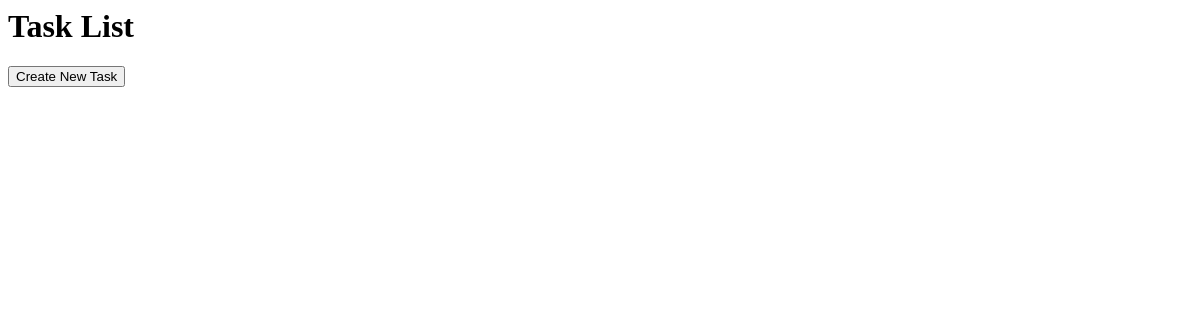
The app's page /, older data.
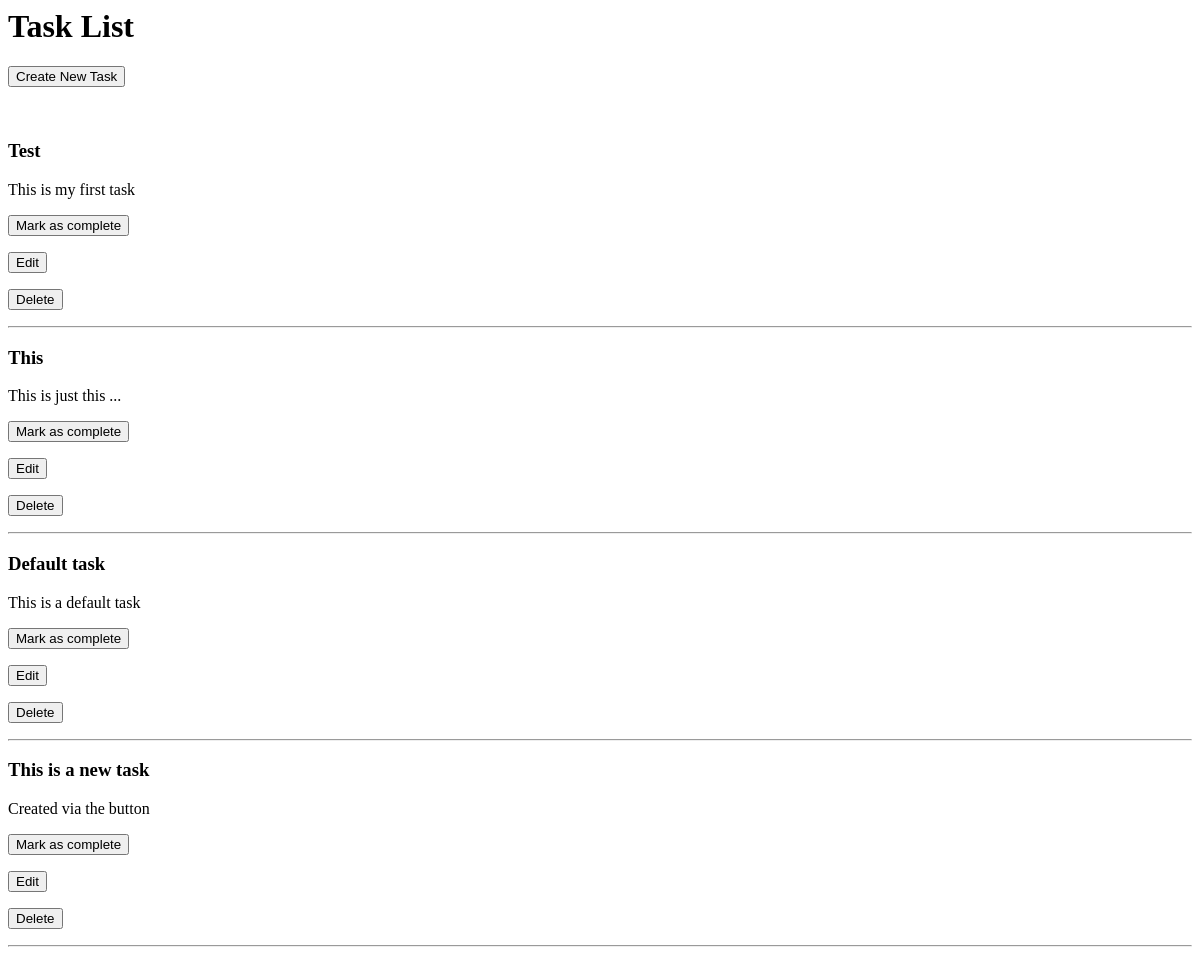
The same page, newer data.
### tasks/models.py (models this page shows, shortened)
class Task(models.Model):
    title = models.CharField(max_length=120)
    description = models.TextField(default='')
    completed = models.BooleanField(default=False)
    created = models.DateTimeField(auto_now_add=True)

### tasks/views.py (the view)
# urls.py: path('', views.task_list, name='task_list'),
def task_list(request):
    tasks = Task.objects.all()
    return render(request, 'tasks/task_list.html', {'tasks': tasks})

### tasks/templates/tasks/task_list.html (shortened to what this page needs)
<h1> Task List </h1>
<form action="{% url 'task_new' %}" method="GET">  {% csrf_token %}
    <button type="submit"> Create New Task </button>
</form>
{% for task in tasks %}
    <h3>{{ task.title }}</h3>  <p>{{ task.description }}</p>
    <form action="{% url 'task_complete' task.id %}" method="POST">
        <button type="submit"> Mark as complete </button>
    </form>
    <form action="{% url 'task_edit' task.id %}" method="GET">
        <button type="submit"> Edit </button>
    </form>
    <form action="{% url 'task_delete' task.id %}" method="POST">
        <button type="submit"> Delete </button>
    </form>
    <hr>
{% endfor %}

Row changes from the older to the newer data that the page shows:
added Task: title "Test", description "This is my first task"
added Task: title "This", description "This is just this ..."
added Task: title "Default task", description "This is a default task"
added Task: title "This is a new task", description "Created via the button"
